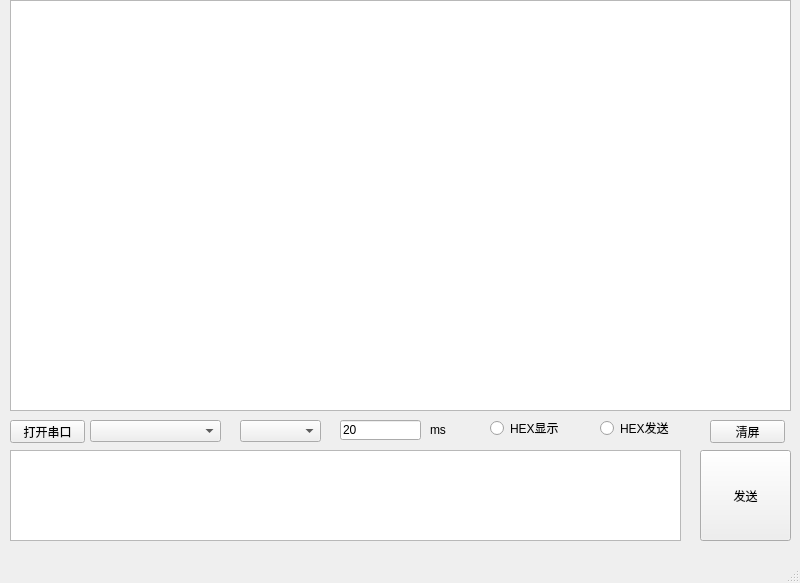
<?xml version="1.0" encoding="UTF-8"?>
<ui version="4.0">
 <class>MainWindow</class>
 <widget class="QMainWindow" name="MainWindow">
  <property name="geometry">
   <rect>
    <x>0</x>
    <y>0</y>
    <width>800</width>
    <height>583</height>
   </rect>
  </property>
  <property name="windowTitle">
   <string>MainWindow</string>
  </property>
  <widget class="QWidget" name="centralwidget">
   <widget class="QTextBrowser" name="DATA">
    <property name="geometry">
     <rect>
      <x>10</x>
      <y>0</y>
      <width>781</width>
      <height>411</height>
     </rect>
    </property>
   </widget>
   <widget class="QComboBox" name="COMNUM">
    <property name="geometry">
     <rect>
      <x>90</x>
      <y>420</y>
      <width>131</width>
      <height>22</height>
     </rect>
    </property>
   </widget>
   <widget class="QPushButton" name="OPENSERIAL">
    <property name="geometry">
     <rect>
      <x>10</x>
      <y>420</y>
      <width>75</width>
      <height>23</height>
     </rect>
    </property>
    <property name="text">
     <string>打开串口</string>
    </property>
   </widget>
   <widget class="QPushButton" name="CLEAR">
    <property name="geometry">
     <rect>
      <x>710</x>
      <y>420</y>
      <width>75</width>
      <height>23</height>
     </rect>
    </property>
    <property name="text">
     <string>清屏</string>
    </property>
   </widget>
   <widget class="QRadioButton" name="HEXDIS">
    <property name="geometry">
     <rect>
      <x>490</x>
      <y>420</y>
      <width>89</width>
      <height>16</height>
     </rect>
    </property>
    <property name="text">
     <string>HEX显示</string>
    </property>
    <property name="autoExclusive">
     <bool>false</bool>
    </property>
   </widget>
   <widget class="QRadioButton" name="HEXSEND">
    <property name="geometry">
     <rect>
      <x>600</x>
      <y>420</y>
      <width>89</width>
      <height>16</height>
     </rect>
    </property>
    <property name="text">
     <string>HEX发送</string>
    </property>
    <property name="autoExclusive">
     <bool>false</bool>
    </property>
   </widget>
   <widget class="QComboBox" name="BAUD">
    <property name="geometry">
     <rect>
      <x>240</x>
      <y>420</y>
      <width>81</width>
      <height>22</height>
     </rect>
    </property>
   </widget>
   <widget class="QTextEdit" name="SENDDATA">
    <property name="geometry">
     <rect>
      <x>10</x>
      <y>450</y>
      <width>671</width>
      <height>91</height>
     </rect>
    </property>
   </widget>
   <widget class="QPushButton" name="SEND">
    <property name="geometry">
     <rect>
      <x>700</x>
      <y>450</y>
      <width>91</width>
      <height>91</height>
     </rect>
    </property>
    <property name="text">
     <string>发送</string>
    </property>
   </widget>
   <widget class="QLineEdit" name="FRAMEDELAY">
    <property name="geometry">
     <rect>
      <x>340</x>
      <y>420</y>
      <width>81</width>
      <height>20</height>
     </rect>
    </property>
    <property name="text">
     <string>20</string>
    </property>
   </widget>
   <widget class="QLabel" name="MS">
    <property name="geometry">
     <rect>
      <x>430</x>
      <y>420</y>
      <width>41</width>
      <height>20</height>
     </rect>
    </property>
    <property name="lineWidth">
     <number>2</number>
    </property>
    <property name="text">
     <string>ms</string>
    </property>
   </widget>
  </widget>
  <widget class="QMenuBar" name="menubar">
   <property name="geometry">
    <rect>
     <x>0</x>
     <y>0</y>
     <width>800</width>
     <height>22</height>
    </rect>
   </property>
  </widget>
  <widget class="QStatusBar" name="statusbar"/>
 </widget>
 <resources/>
 <connections/>
</ui>
